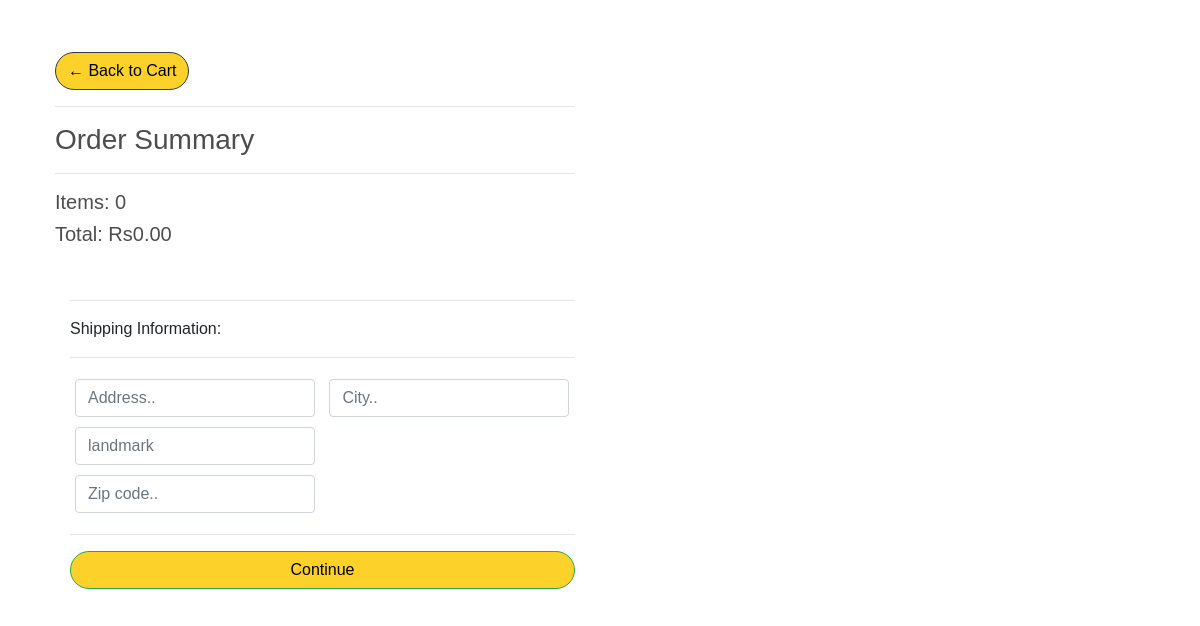
Before: /user/add/checkout/ (signed in) with the older database file.
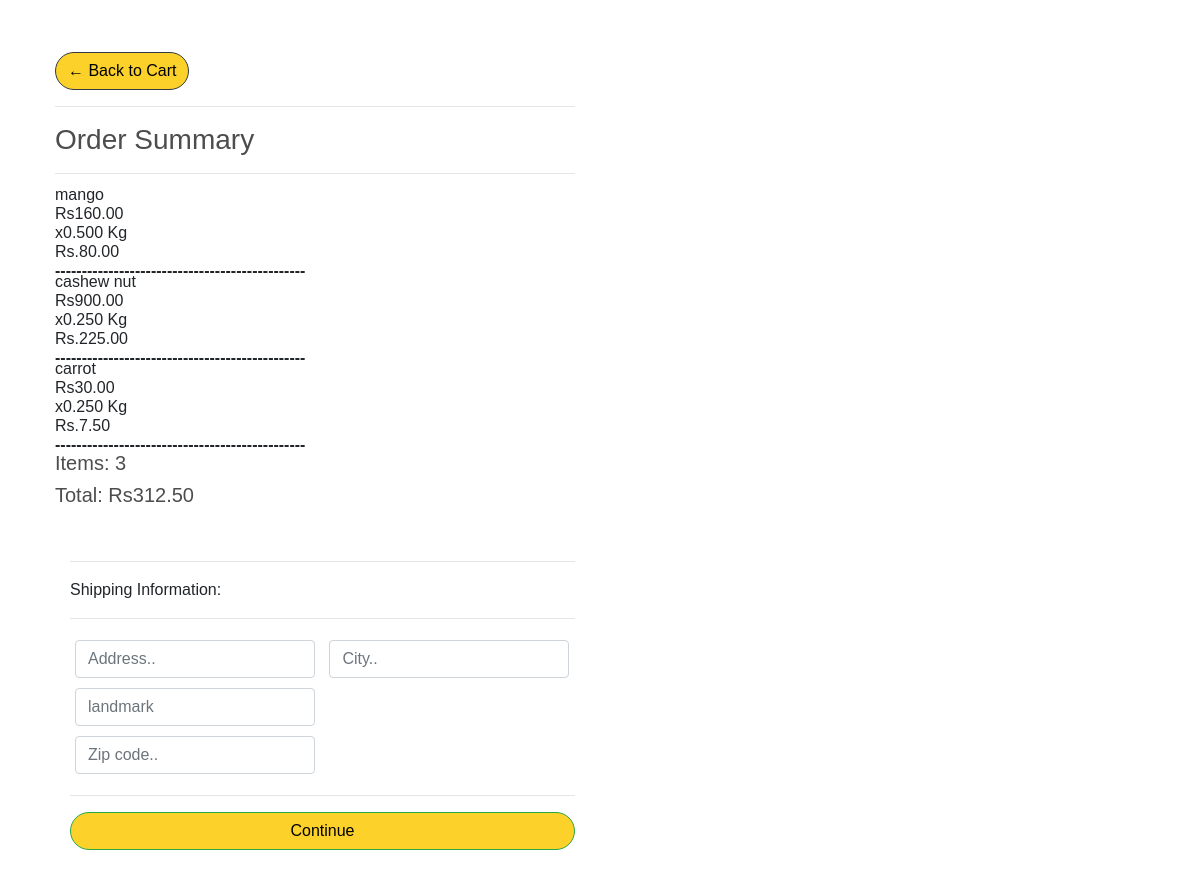
After: the same page with the newer database file.
### atoz_store/models.py (models this page shows, shortened)
class Order(models.Model):
    status = (
        ("op","order processing"),
        ("od","out for delivery"),
        ("d","delivered"),
         )
    customer = models.ForeignKey(Customer,on_delete=models.SET_NULL,blank=True,null=True)
    status = models.CharField(max_length=40,choices=status,null=True,default="null")
    date_ordered = models.DateTimeField(auto_now_add=True,null=True)
    mark = models.IntegerField(default=1)
    complete = models.BooleanField(default=True,null=True,blank=False)
    transaction_id = models.CharField(max_length=128,null=True)
    @property
    def get_cart_total(self):
        orderitem=self.orderitem_set.all()
        total = sum([item.get_total for item in orderitem])
        return total
    @property
    def get_cart_items(self):
        orderitem=self.orderitem_set.all()
        total = sum([self.mark for item in orderitem])
        return total

class OrderItem(models.Model):
    product = models.ForeignKey(Product,on_delete=models.SET_NULL,blank=True,null=True)
    order = models.ForeignKey(Order,on_delete=models.SET_NULL,blank=True,null=True)
    quantity = models.DecimalField(decimal_places=3,max_digits=7 ,default=0,null=True,blank=True)
    date_ordered = models.DateTimeField(auto_now_add=True)
    @property
    def get_total(self):
        total = self.product.price*self.quantity
        return total

class Product(models.Model):
    catagory_choice = (
        ("fruit","fruit"),
        ("dryfruit","dryfruit"),
        ("vegitable","vegitable"),
        ("other","other"),
         )
    sell_choice =(
        ("/pcs","/peice"),
        ("/kgs","/kgs")
    )
    discription = models.CharField(max_length=500,null=True)
    type =  models.CharField(max_length=30,choices=sell_choice,null=True)
    name = models.CharField(max_length=128,null=True,)
    catagory = models.CharField(max_length=30,choices= catagory_choice ,null=True)
    price = models.DecimalField(max_digits=7, decimal_places=2)
    image = models.ImageField(null=True,blank=True)
    prodtype =models.BooleanField(default=True)

### atoz_store/views.py (the view)
# urls.py: path('checkout/',views.checkout,name="checkout"),
def checkout(request):
     if request.user.is_authenticated:
        email=request.user.email
        customer,created = Customer.objects.get_or_create(email=email,)
        order,created = Order.objects.get_or_create(customer=customer,complete=False)
        items = order.orderitem_set.all()
        cartitems = order.get_cart_items
     else:
        cookieData = cookieCart(request)
        print(cookieData)
        cartitems = cookieData['cartitems']
        order = cookieData['order']
        items = cookieData['items']
     context = {'items':items,'order':order,'cartitems':cartitems}
     return render(request, 'atoz_store/checkout.html',context)

### atoz_store/Templates/atoz_store/checkout.html (shortened to what this page needs)
{% extends 'atoz_store/main.html' %}
{% load static %}
{% block content %}
<head>
	<link rel="stylesheet" href="https://cdnjs.cloudflare.com/ajax/libs/font-awesome/4.7.0/css/font-awesome.min.css">
</head>
<div id="mydiv">
     <div class="row">
		<div class="col-lg-6">
			<div class="box-element">
				<a  class="btn btn-outline-dark srcbtn" href="{% url 'cart' %}">&#x2190; Back to Cart</a>
				<hr>
				<h3>Order Summary</h3>
				<hr>
				{% for item in items %}
				<div class="chk cart-row">
					<div ><p>{{item.product.name}}</p></div>
					<div ><p>Rs{{item.product.price|floatformat:2}}</p></div>
					{% if item.product.prodtype %}
					<div ><p>x{{item.quantity|floatformat:3}} Kg</p></div>
					{% else %}
					<div ><p>x{{item.quantity|floatformat:1}} pcs</p></div>
					{% endif %}
					<div ><p>Rs.{{item.get_total|floatformat:2}} </p></div>
					<strong>-----------------------------------------------</strong>
				</div>
				{% endfor %}
				<h5>Items:   {{cartitems|floatformat:0}}</h5>
				<h5>Total:   Rs{{order.get_cart_total|floatformat:2}}</h5>
			</div>
		</div>
	</div>
	<div class="col-lg-6">
		<div class="box-element" id="form-wrapper">
			<form id="form">
				<div id="shipping-info">
					<hr>
					<p>Shipping Information:</p>
					<hr>
					<div class="form-field">
						<input class="form-control" type="text" name="address" placeholder="Address..">
					</div>
					<div class="form-field">
						<input class="form-control" type="text" name="city" placeholder="City..">
					</div>
					<div class="form-field">
						<input class="form-control" type="text" name="landmark" placeholder="landmark">
					</div>
					<div class="form-field">
					</div>
					<div class="form-field">
						<input class="form-control" type="text" name="zipcode" placeholder="Zip code..">
					</div>
				</div>
				<hr>
				<input id="form-button" class="btn btn-success btn-block srcbtn" type="submit" value="Continue">
			</form>
		</div>
		<br>
	</div>
</div>
{% endblock content %}

Changed rows visible on the page:
added OrderItem: product.name "mango", product.price "160.00", quantity "0.500", get_total "80.00"
added OrderItem: product.name "cashew nut", product.price "900.00", quantity "0.250", get_total "225.00"
added OrderItem: product.name "carrot", product.price "30.00", quantity "0.250", get_total "7.50"
computed for Order: get_cart_total "0.00" → "312.50"
Other visible differences:
{{ cartitems|floatformat:0 }}: "0" → "3"
